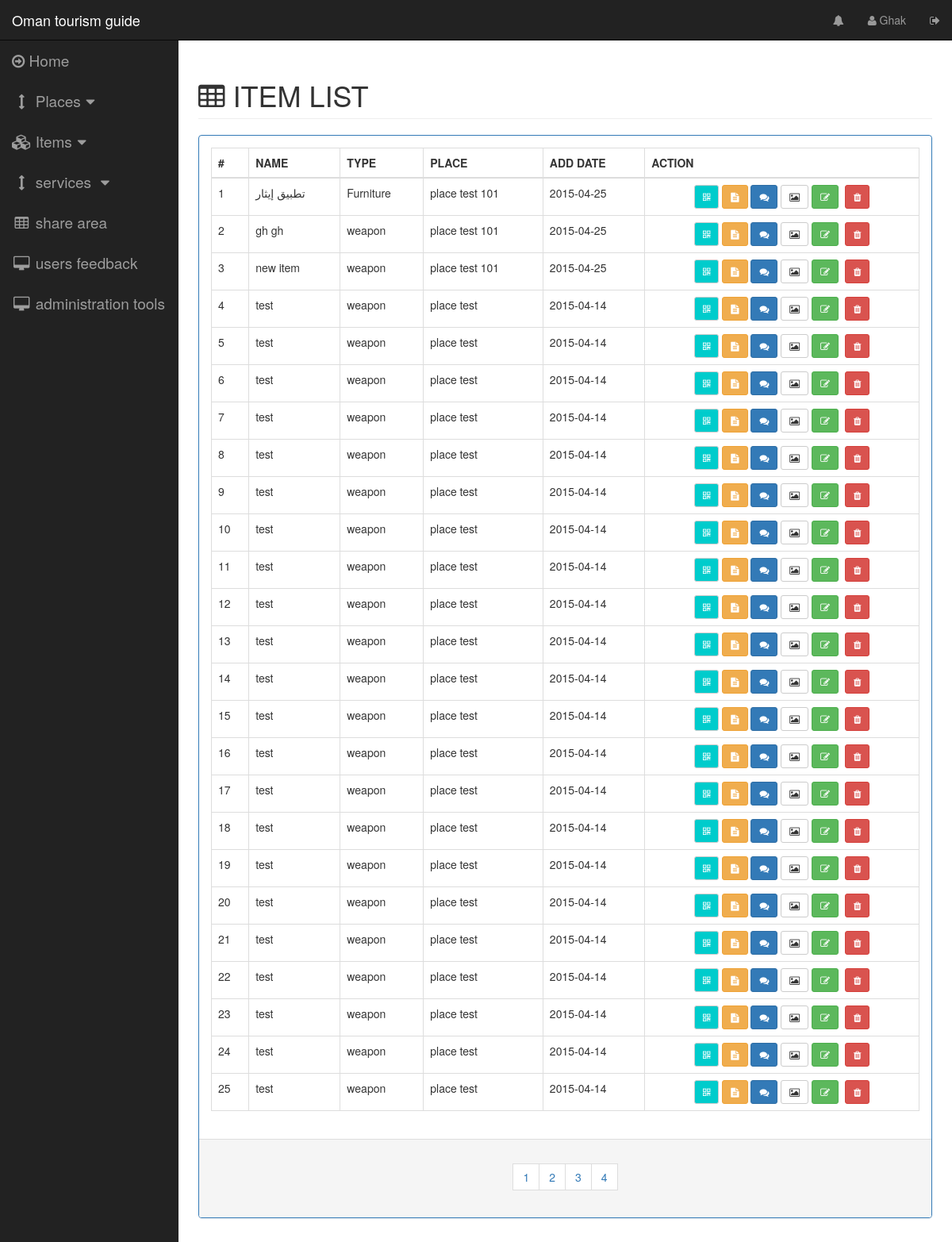
The page /pages/itemslist.php (signed in) on the database its author committed.
### tables this page shows
CREATE TABLE IF NOT EXISTS `item` (
  `item_id` int(11) NOT NULL AUTO_INCREMENT,
  `item_type` int(11) NOT NULL,
  `item_admin_creator` int(11) NOT NULL,
  `item_place` int(11) NOT NULL,
  `item_name` varchar(45) NOT NULL,
  `item_add_date` timestamp NOT NULL DEFAULT CURRENT_TIMESTAMP,
  `item_description` text NOT NULL,
  `status_view` int(11) NOT NULL DEFAULT '1' COMMENT '1 is disaplay for all\n0 is no',
  `item_last_update` timestamp NULL DEFAULT NULL,
  PRIMARY KEY (`item_id`,`item_type`,`item_place`,`item_admin_creator`),
  KEY `item_place_key_idx` (`item_place`),
  KEY `item_admin_key_idx` (`item_admin_creator`),
  KEY `item_itemtype_key_idx` (`item_type`)
);

CREATE TABLE IF NOT EXISTS `item_type` (
  `itemtype_id` int(11) NOT NULL AUTO_INCREMENT,
  `itemtype_name` varchar(45) NOT NULL,
  PRIMARY KEY (`itemtype_id`)
);

CREATE TABLE IF NOT EXISTS `place` (
  `place_id` int(11) NOT NULL AUTO_INCREMENT,
  `place_type` int(11) NOT NULL,
  `place_name` varchar(45) NOT NULL,
  `address` varchar(132) DEFAULT NULL,
  `place_location_lat` float DEFAULT NULL,
  `place_location_lng` float DEFAULT NULL,
  `place_admin_creator` int(11) NOT NULL,
  `view` int(1) NOT NULL DEFAULT '1',
  `description` text NOT NULL,
  `create_date` timestamp NOT NULL DEFAULT CURRENT_TIMESTAMP ON UPDATE CURRENT_TIMESTAMP,
  `last_update` timestamp NOT NULL DEFAULT '0000-00-00 00:00:00',
  PRIMARY KEY (`place_id`,`place_type`,`place_admin_creator`),
  KEY `place_type_id_idx` (`place_type`),
  KEY `place_admin_creator_id_idx` (`place_admin_creator`)
);

### server/dboperation.php (called while the page is built, shortened)
<?php
class dboperation {
    public static function itemsTotalCount() {
        try {
            $dbh = new PDO("mysql:host=" . DB_HOST . ";dbname=" . DB_NAME . "", DB_USERNAME, DB_PASSWORD, array(PDO::MYSQL_ATTR_INIT_COMMAND => "SET NAMES 'utf8'"));
            $sql = 'SELECT count(*) as count FROM item WHERE 1';
            foreach ($dbh->query($sql) as $row) {
                $count = $row['count'];
            }
            return $count;
        } catch (PDOException $e) {
            echo $e->getMessage();
        }
    }
    public static function getItemsList($selectfrom = 1, $selectamount = 25) {
        $response = array("status" => "false", "data" => "");
        try {
            $dbh = new PDO("mysql:host=" . DB_HOST . ";dbname=" . DB_NAME . "", DB_USERNAME, DB_PASSWORD, array(PDO::MYSQL_ATTR_INIT_COMMAND => "SET NAMES 'utf8'"));
            $dbh->setAttribute(PDO::ATTR_ERRMODE, PDO::ERRMODE_EXCEPTION);
            $stmt = $dbh->prepare('SELECT
                                    item.item_id,
                                    item_type.itemtype_name,
                                    item.item_type,
                                    place.place_name,
                                    item.item_place,
                                    item.item_name,
                                    DATE(item.item_add_date) AS adddate,
                                    item.item_description,
                                    item.status_view
                                  FROM item
                                    INNER JOIN item_type
                                      ON item.item_type = item_type.itemtype_id
                                    INNER JOIN place
                                      ON item.item_place = place.place_id
                                  ORDER BY item.item_add_date DESC
                                   LIMIT ' . intval($selectfrom) . ' , ' . intval($selectamount) . '');
            $stmt->execute();
            $result = $stmt->fetchAll();
            $response = array("status" => "false", "data" => "");
            $item = array(
                "itemid" => "",
                "itemtype" => "",
                "itemtypeid" => "",
                "itemplace" => "",
                "itemplaceid" => "",
                "itemname" => "",
                "itemadddate" => "",
                "itemdesc" => "",
                "itemstatusview" => ""
            );
            $data = array();
            foreach ($result as $row) {
                $item['itemid'] = $row['item_id'];
                $item['itemtype'] = $row['itemtype_name'];
                $item['itemtypeid'] = $row['item_type'];
                $item['itemplace'] = $row['place_name'];
                $item['itemplaceid'] = $row['item_place'];
                $item['itemname'] = $row['item_name'];
                $item['itemadddate'] = $row['adddate'];
                $item['itemdesc'] = $row['item_description'];
                $item['itemstatusview'] = $row['status_view'];
                array_push($data, $item);
            }
            $response['data'] = $data;
            $response["status"] = "true";
        } catch (PDOException $e) {
            $response["data"] = $e->getMessage();
            $response["status"] = "false";
            echo $e->getMessage();
        } finally {
            return json_encode($response);
        }
    }
}

### controlpages/itemslist.php (the view)
<div class="row">
    <div class="col-lg-12">
        <h1 class="page-header" style="text-transform: uppercase"><span class="fa fa-table"></span>&nbsp;Item List</h1>
    </div>
</div>
<div class="row">
    <div class="col-lg-12 col-md-12">
        <div class="panel panel-primary">
            <div class="panel-body">
                <table id="items-list-table" class="table table-bordered table-hover">
                    <thead>
                        <tr>
                            <th>#</th>
                            <th>NAME</th>
                            <th>TYPE</th>
                            <th>PLACE</th>
                            <th>ADD DATE</th>
                            <th>ACTION</th>
                        </tr>
                    </thead>
                    <tbody >
                        <?php
                        $selectamount = 25;
                        $placelist = json_decode(dboperation::getItemsList(0, $selectamount));
                        $num = 1;
                        foreach ($placelist->data as $key => $item) {
                            ?>
                        <tr id="item_list_tr_<?php echo $num;?>">
                                <td><?php echo $num; ?></td>
                                <td><?php echo $item->itemname ?></td>
                                <td><?php echo $item->itemtype ?></td>
                                <td><?php echo $item->itemplace ?></td>
                                <td><?php echo $item->itemadddate ?></td>
                                <td>
                        <center>
                            <?php
                            $desc = str_replace("'", "\'", $item->itemdesc);
                            ?>
                            <span data-toggle="modal" data-target="#qr_modal"
                                        onclick="itemsListFunctions.setItemQrModal('<?php echo $item->itemid ?>',
                                        '<?php echo $item->itemname?>')" title="QR"
                            class="qr-button btn btn-sm btn-default"><i class="fa fa-qrcode"></i></span>
                            <span onclick="itemsListFunctions.setdescriptionmodel('<?php echo $desc ?>')" data-toggle="modal" data-target="#place_desc_modal" class="btn btn-warning btn-sm">
                                <i class="fa fa-file-text"></i>
                            </span>
                            <span onclick="itemcommentfunction.setsingleitemcomment('<?php echo $item->itemid?>', '25', '0', 1)"  data-toggle="modal" data-target="#item_comments_list_modal" class="btn btn-primary btn-sm">
                                <i class="fa fa-comments"></i>
                            </span>
                            <span onclick="itemsListFunctions.itemsimagegallery(<?php echo $item->itemid ?>)"
                                  data-toggle="modal" data-target="#item_images_modal"
                                  class="btn btn-default btn-sm">
                                <i class="fa fa-image"></i>
                            </span>
                            <span onclick="itemsListFunctions.setupdateitemmodel(
                                            '<?php echo $item->itemid ?>',
                                            '<?php echo $item->itemplaceid ?>',
                                            '<?php echo $item->itemtypeid ?>',
                                            '<?php echo $item->itemname ?>',
                                            '<?php echo $desc ?>',
                                            '<?php echo $item->itemstatusview ?>'
                                            )" data-toggle="modal"
                                  data-target="#update_item_modal"
                                  class="btn btn-success btn-sm">
                                <i class="fa fa-edit"></i>
                            </span>
                            &nbsp;<span onclick="itemsListFunctions.setremovemodel('<?php echo $item->itemid ?>', '<?php echo $num; ?>' )" data-toggle="modal" data-target="#remove_item_modal" class="btn btn-danger btn-sm">
                                <i class="fa fa-trash"></i>
                            </span>
                        </center>
                        </td>
                        </tr>
                        <?php
                        $num++;
                    }
                    ?>
                    </tbody>
                </table>
            </div>
            <div class="panel-footer">
                <center>
                    <nav>
                        <ul class="pagination">
                            <?php
                            $itemscount = dboperation::itemsTotalCount();
                            $pages = intval($itemscount) / $selectamount;
                            if (is_float($pages)) {
                                $pages = intval($pages + 1);
                            }
                            $selectfrom = 0;
                            $selectto = $selectamount;
                            $roundnum = 1;
                            for ($index = 0; $index < $pages; $index++) {
                                ?>
                                <li>
                                    <span
                                        onclick="itemsListFunctions.itemsnextpage('<?php echo $selectfrom; ?>', '<?php echo $selectamount ?>')"
                                        class="btn" style="border-radius: 0px;">
                                        <?php echo $index + 1; ?>
                                    </span>
                                </li>
                                <?php
                                $roundnum++;
                                $selectfrom = $selectto;
                                $selectto = $selectamount * $roundnum;
                            }
                            ?>
                        </ul>
                    </nav>
                </center>
            </div>
        </div>
    </div>
</div>

### css/sb-admin.css (style rules this page uses)
body { margin-top: 100px; background-color: #222; }
@media (min-width:768px) { body { margin-top: 50px; } }

### css/main.css (style rules this page uses)
.qr-button { background: #00cccc; color: #FFFFFF; }

### rows shown on the page
item: item_name "تطبيق إيثار", item_type.itemtype_name "Furniture", place.place_name "place test 101", itemadddate "2015-04-25"
item: item_name "gh gh", item_type.itemtype_name "weapon", place.place_name "place test 101", itemadddate "2015-04-25"
item: item_name "new item", item_type.itemtype_name "weapon", place.place_name "place test 101", itemadddate "2015-04-25"
item: item_name "test", item_type.itemtype_name "weapon", place.place_name "place test", itemadddate "2015-04-14"
item: item_name "test", item_type.itemtype_name "weapon", place.place_name "place test", itemadddate "2015-04-14"
item: item_name "test", item_type.itemtype_name "weapon", place.place_name "place test", itemadddate "2015-04-14"
item: item_name "test", item_type.itemtype_name "weapon", place.place_name "place test", itemadddate "2015-04-14"
item: item_name "test", item_type.itemtype_name "weapon", place.place_name "place test", itemadddate "2015-04-14"
item: item_name "test", item_type.itemtype_name "weapon", place.place_name "place test", itemadddate "2015-04-14"
item: item_name "test", item_type.itemtype_name "weapon", place.place_name "place test", itemadddate "2015-04-14"
item: item_name "test", item_type.itemtype_name "weapon", place.place_name "place test", itemadddate "2015-04-14"
item: item_name "test", item_type.itemtype_name "weapon", place.place_name "place test", itemadddate "2015-04-14"
item: item_name "test", item_type.itemtype_name "weapon", place.place_name "place test", itemadddate "2015-04-14"
item: item_name "test", item_type.itemtype_name "weapon", place.place_name "place test", itemadddate "2015-04-14"
item: item_name "test", item_type.itemtype_name "weapon", place.place_name "place test", itemadddate "2015-04-14"
item: item_name "test", item_type.itemtype_name "weapon", place.place_name "place test", itemadddate "2015-04-14"
item: item_name "test", item_type.itemtype_name "weapon", place.place_name "place test", itemadddate "2015-04-14"
item: item_name "test", item_type.itemtype_name "weapon", place.place_name "place test", itemadddate "2015-04-14"
item: item_name "test", item_type.itemtype_name "weapon", place.place_name "place test", itemadddate "2015-04-14"
item: item_name "test", item_type.itemtype_name "weapon", place.place_name "place test", itemadddate "2015-04-14"
item: item_name "test", item_type.itemtype_name "weapon", place.place_name "place test", itemadddate "2015-04-14"
item: item_name "test", item_type.itemtype_name "weapon", place.place_name "place test", itemadddate "2015-04-14"
item: item_name "test", item_type.itemtype_name "weapon", place.place_name "place test", itemadddate "2015-04-14"
item: item_name "test", item_type.itemtype_name "weapon", place.place_name "place test", itemadddate "2015-04-14"
item: item_name "test", item_type.itemtype_name "weapon", place.place_name "place test", itemadddate "2015-04-14"

### other values the page prints
$_SESSION['login-admin-name'] "Ghak"
